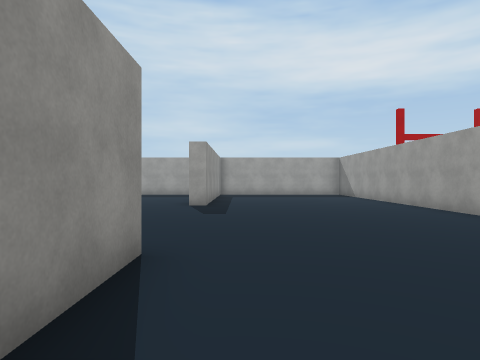
view 1 (above)

24 first-person views from a walk through a Unity game level. The camera is 1.5 m above the floor, looks level and sees 75° across. The floor is counted in squares, 2 m on a side. Each view is taken from the middle of a square. On the plan, view 1 faces up. The plan holds only what a view shows up to about 10 squares ahead; the rest is blank. The player is left out. Some animated figures are not drawn. Some surface patterns are stand-ins.

view 2
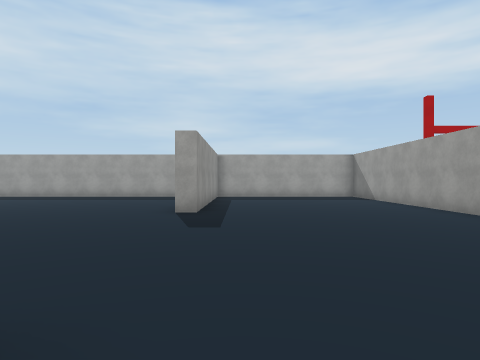

view 3
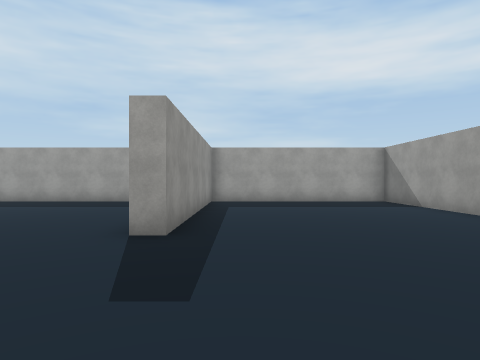

view 4
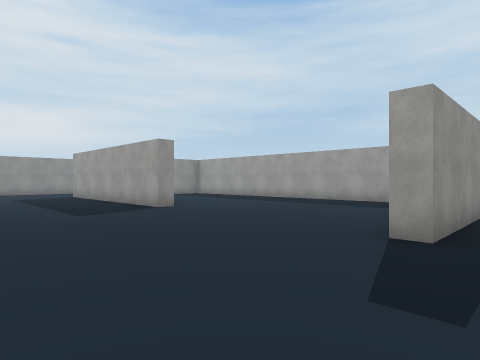

view 5
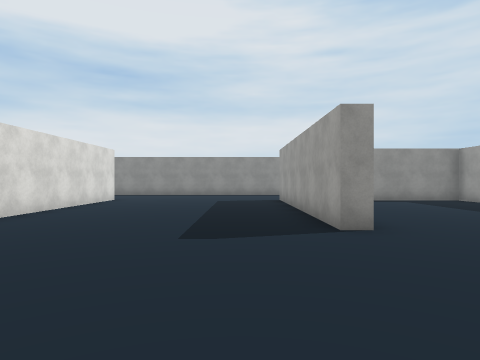

view 6
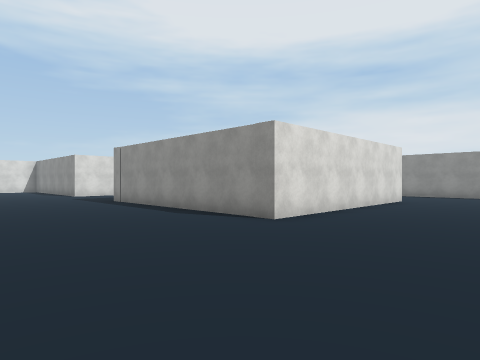

view 7
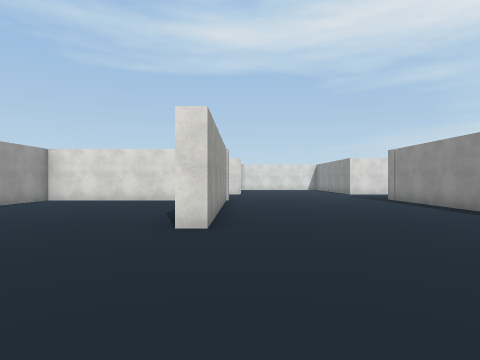

view 8
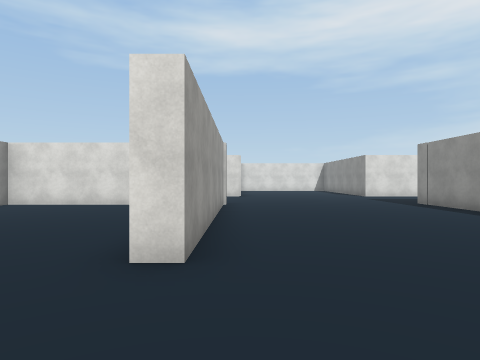

view 9
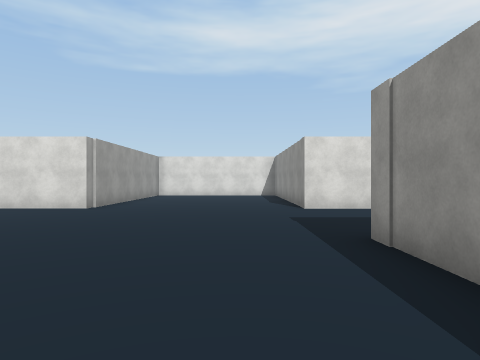

view 10
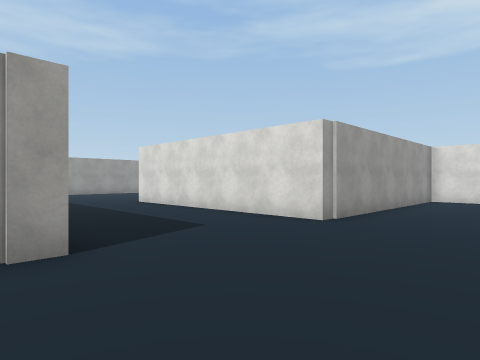

view 11
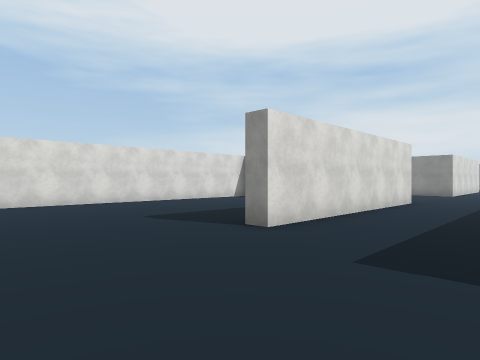

view 12
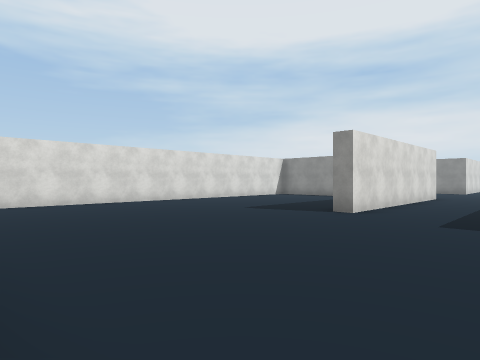

view 13
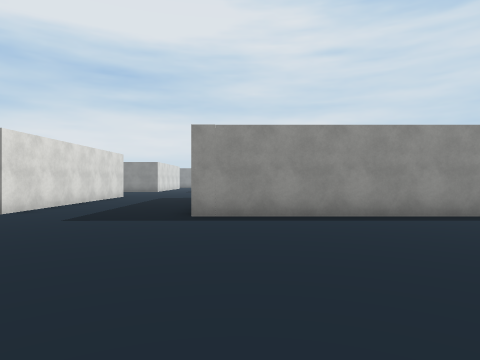

view 14
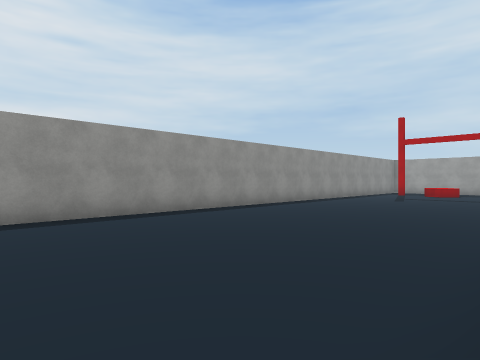

view 15
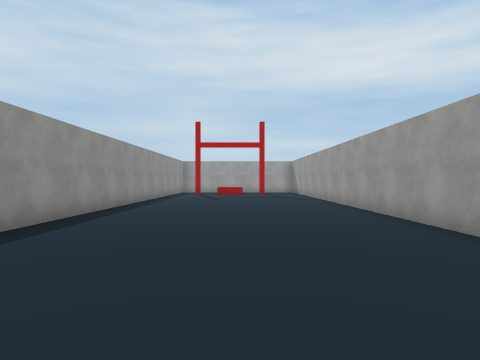

view 16
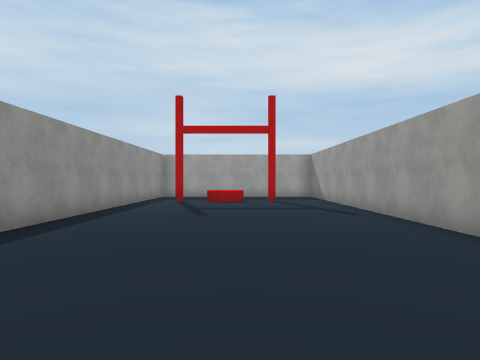

view 17
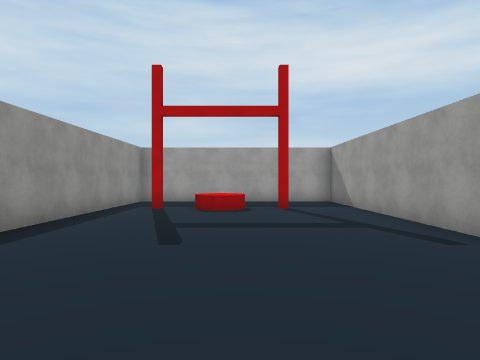

view 18
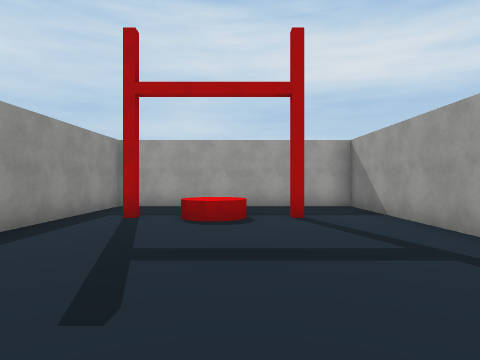

view 19
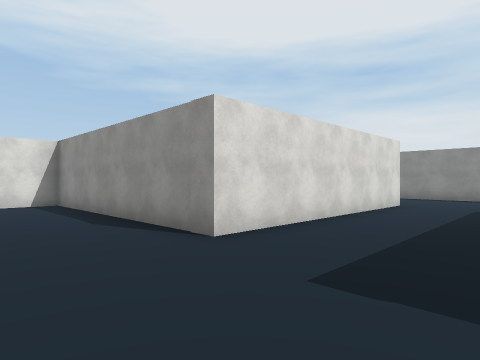

view 20
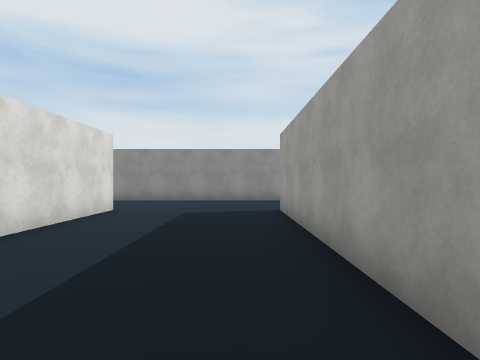

view 21
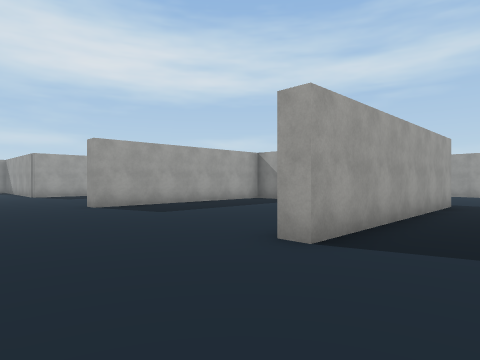

view 22
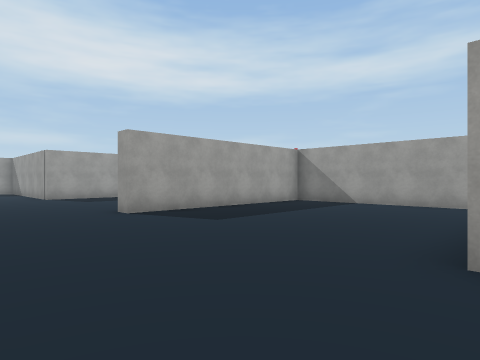

view 23
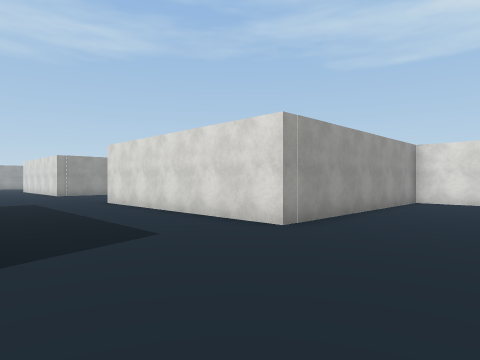

view 24
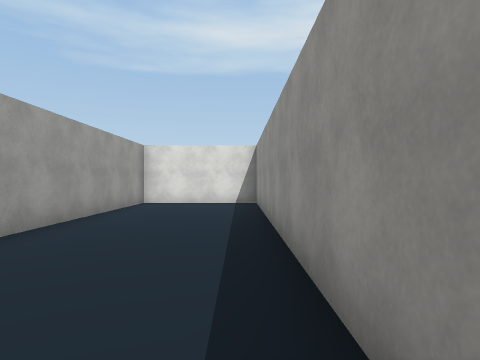

### Floor plan
Points are (right, up) in squares from view 1. A wall is a line through its corners. A room is listed if a view was taken in it or the views show most of it. See-through windows are left out.
Room 1 (views 1, 2, 3, 4, 5, 6, 7, 8, 9, 10, 19, 20, 21, 22, 23, 24)
walls: (-10.5, 2.7) (-14.8, 2.7) (-14.8, 3.2); (-8.2, -2.5) (-8.2, 0.4); (-13.4, 3.2) (-7.7, 3.2) (-7.7, -4) (-14.8, -4) (-14.8, -3.5); (-7.7, 10) (-7.7, 9.5) (-13, 9.5); (-1.6, -4) (-1.6, 3.2) (-1, 3.2) (-1, 1.2); (1.2, -3.5) (5.1, -3.5) (5.1, -1.1); (5.1, 6.5) (5.1, 15); (-18.5, -5.6) (-18.5, -14.9); (-1, 14.9) (-1, 9.2) (-1.5, 9.2); (-2.1, -14.2) (-2.1, -8.2) (5.2, -8.2); (-16.6, -15.2) (-14.8, -15.2) (-14.8, -8.2) (-7.7, -8.2) (-7.7, -15.2) (-6.2, -15.2)
ways out: opening at (5, -6) to room 2
Room 2 (views 11, 12, 13, 14, 15, 16, 17, 18)
walls: (12.2, 1) (12.2, 16) (5.6, 16) (5.6, -4); (5.2, -8.2) (5.2, -8.8); (5, -15.2) (10.8, -15.2)
ways out: opening at (5, -6) to room 1

Positions as (right, up) in squares from view 1, and headings:
1: (0, 0), facing up
2: (0, 2), facing up
3: (0, 5), facing up
4: (0, 5), facing up-left
5: (-3, 8), facing left
6: (-3, 7), facing down-left
7: (-2, 8), facing down
8: (-2, 6), facing down
9: (-6, 0), facing down
10: (-5, -3), facing down-right
11: (9, -5), facing down-left
12: (12, -5), facing down-left
13: (12, -3), facing left
14: (12, -3), facing up-left
15: (9, -3), facing up
16: (9, 2), facing up
17: (9, 5), facing up
18: (9, 7), facing up
19: (-5, -5), facing down-left
20: (-7, -5), facing left
21: (-18, -6), facing up-right
22: (-18, -4), facing up-right
23: (-18, -4), facing down-right
24: (-18, -5), facing down
